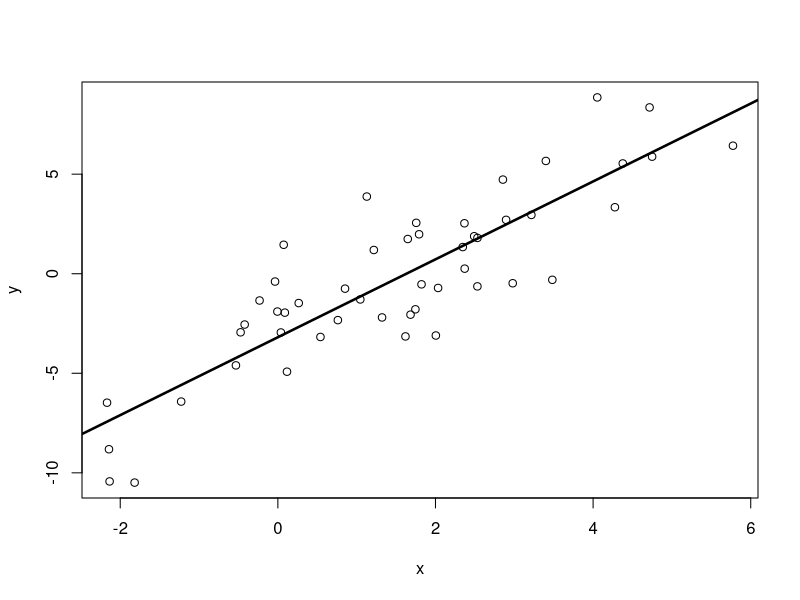

Write R code to recreate this figure.
# Quantile
qnorm(0.025)


# Linear Regression
x <- rnorm(n = 50, mean = 2, sd = sqrt(5))
a <- -3
b <- 2
y <- a + b*x + rnorm(n = 50, mean = 0, sd = 2)
lm(y~x)

# plot
plot(x,y)
abline(lm(y~x), lwd=2.5)
